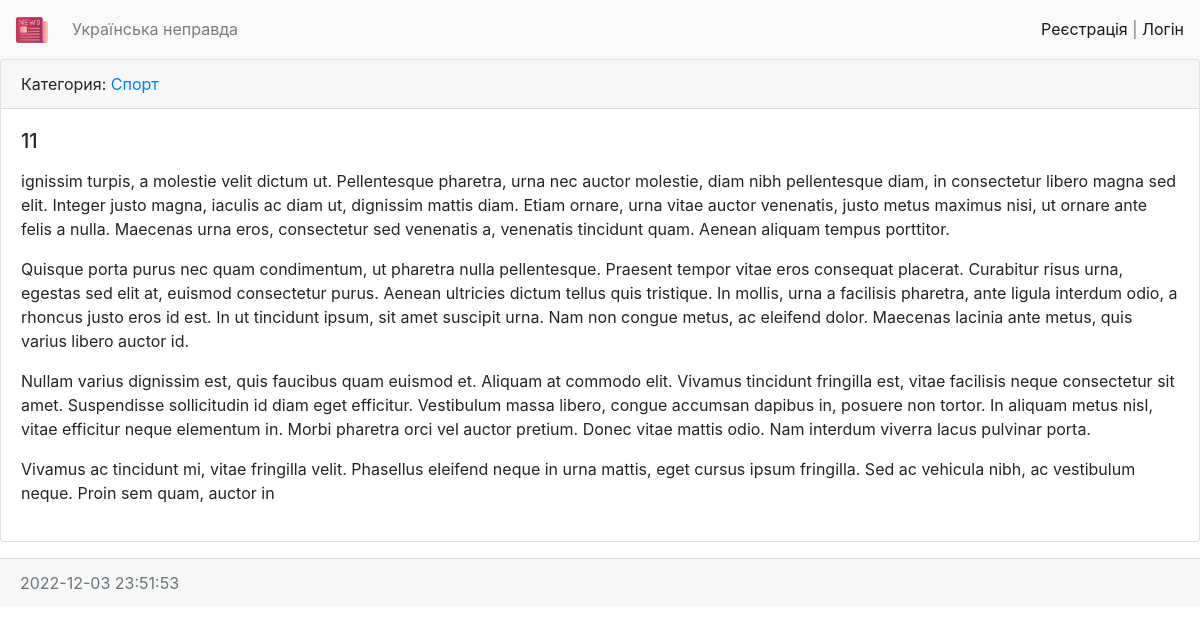
The page /news/35/ on the database its author committed.
### news/models.py (models this page shows, shortened)
class News(models.Model):
    title = models.CharField(max_length=150, verbose_name='Назва')
    content = models.TextField(blank=True, verbose_name='Вміст')
    created_at = models.DateTimeField(auto_now_add=True, verbose_name='Дата створення')
    updated_at = models.DateTimeField(auto_now=True, verbose_name='Дата оновлення')
    photo = models.ImageField(upload_to='photo/%Y/%m/%d', verbose_name='фото', blank=True)
    is_published = models.BooleanField(default=False, verbose_name='опубліковано')
    category = models.ForeignKey('Category', on_delete=models.PROTECT, null=True, verbose_name='категорія')
    views = models.IntegerField(default=0)
    class Meta:
        verbose_name = 'Новина'
        verbose_name_plural = 'Новини'
        ordering = ['-created_at']

class Category(models.Model):
    title = models.CharField(max_length=150, db_index=True, verbose_name='Категорія')
    def get_absolute_url(self):
        return reverse('category', kwargs={'category_id': self.pk})
    def __str__(self):
        return self.title
    class Meta:
        verbose_name = 'Категорія'
        verbose_name_plural = 'Категорії'
        ordering = ['title']

### news/views.py (the view)
# urls.py: path('news/<int:pk>/', ViewNews.as_view(), name='view_news'),
class ViewNews(DetailView):
    model = News
    context_object_name = 'news_item'

### news/templates/news/news_detail.html (shortened to what this page needs)
{% extends 'base.html' %}
{% block content %}
<div class="card mb-3">
    <div class="card-header">
        Категория: <a href="{{ news_item.category.get_absolute_url }}">{{ news_item.category }}</a>
    </div>
    <div class="card-body">
        <h5 class="card-title">{{ news_item.title }}</h5>
        <p class="card-text">{{ news_item.content|safe|linebreaks }}</p>
    </div>
    </div>
    <div class="card-footer text-muted">
        {{ news_item.created_at|date:"Y-m-d H:i:s" }}
    </div>
{% endblock %}

### rows shown on the page
News: category "Спорт", title "11", content "ignissim turpis, a molestie velit dictum ut. Pellentesque pharetra, urna nec auctor molestie, diam nibh pellentesque diam, in consectetur libero magna sed elit. Integer justo magna, iaculis ac diam ut, dignissim mattis diam. Etiam ornare, urna vitae auctor venenatis, justo metus maximus nisi, ut ornare ante felis a nulla. Maecenas urna eros, consectetur sed venenatis a, venenatis tincidunt quam. Aenean aliquam tempus porttitor. Quisque porta purus nec quam condimentum, ut pharetra nulla pellentesque. Praesent tempor vitae eros consequat placerat. Curabitur risus urna, egestas sed elit at, euismod consectetur purus. Aenean ultricies dictum tellus quis tristique. In mollis, urna a facilisis…", created_at "2022-12-03 23:51:53"
